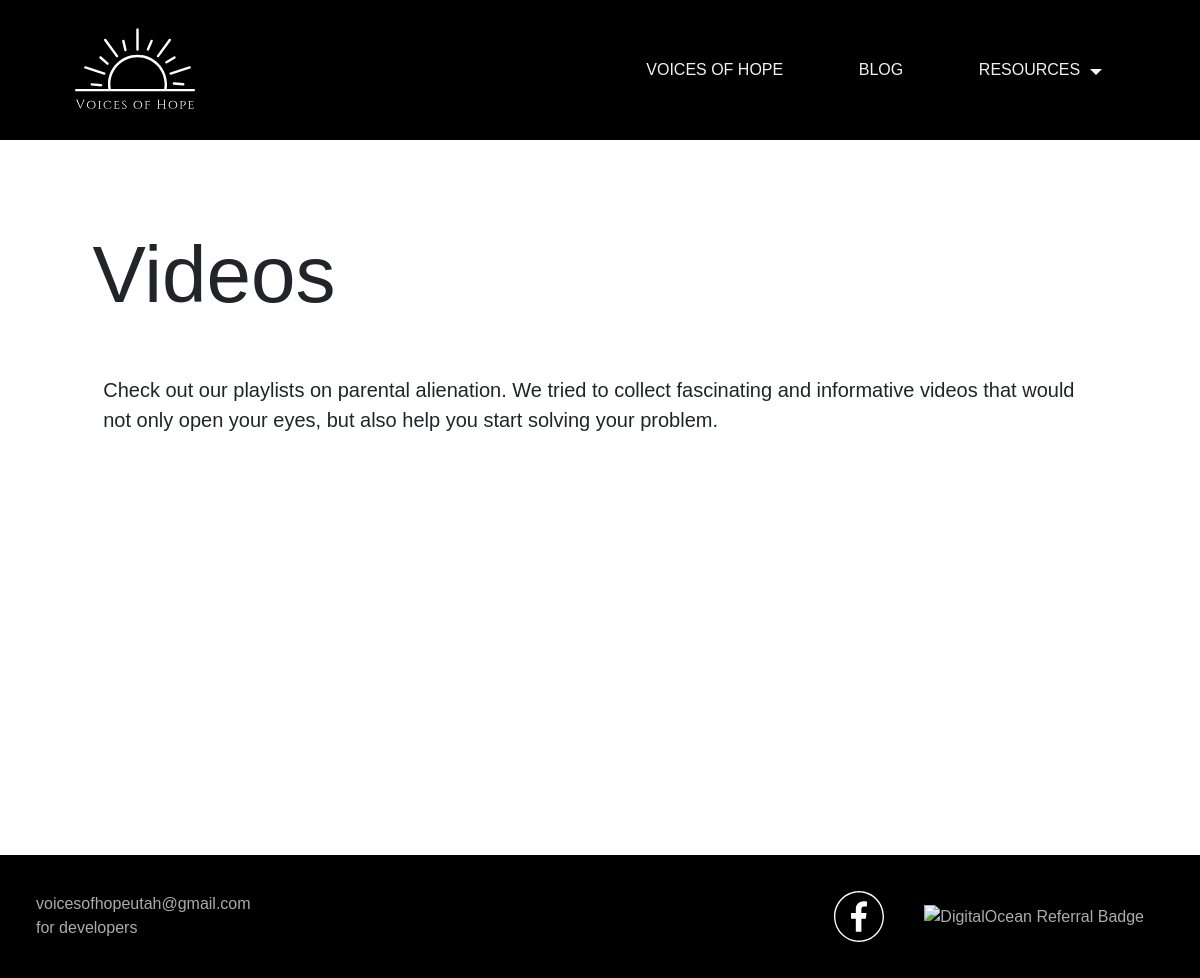
Page /videos on the earlier database version.
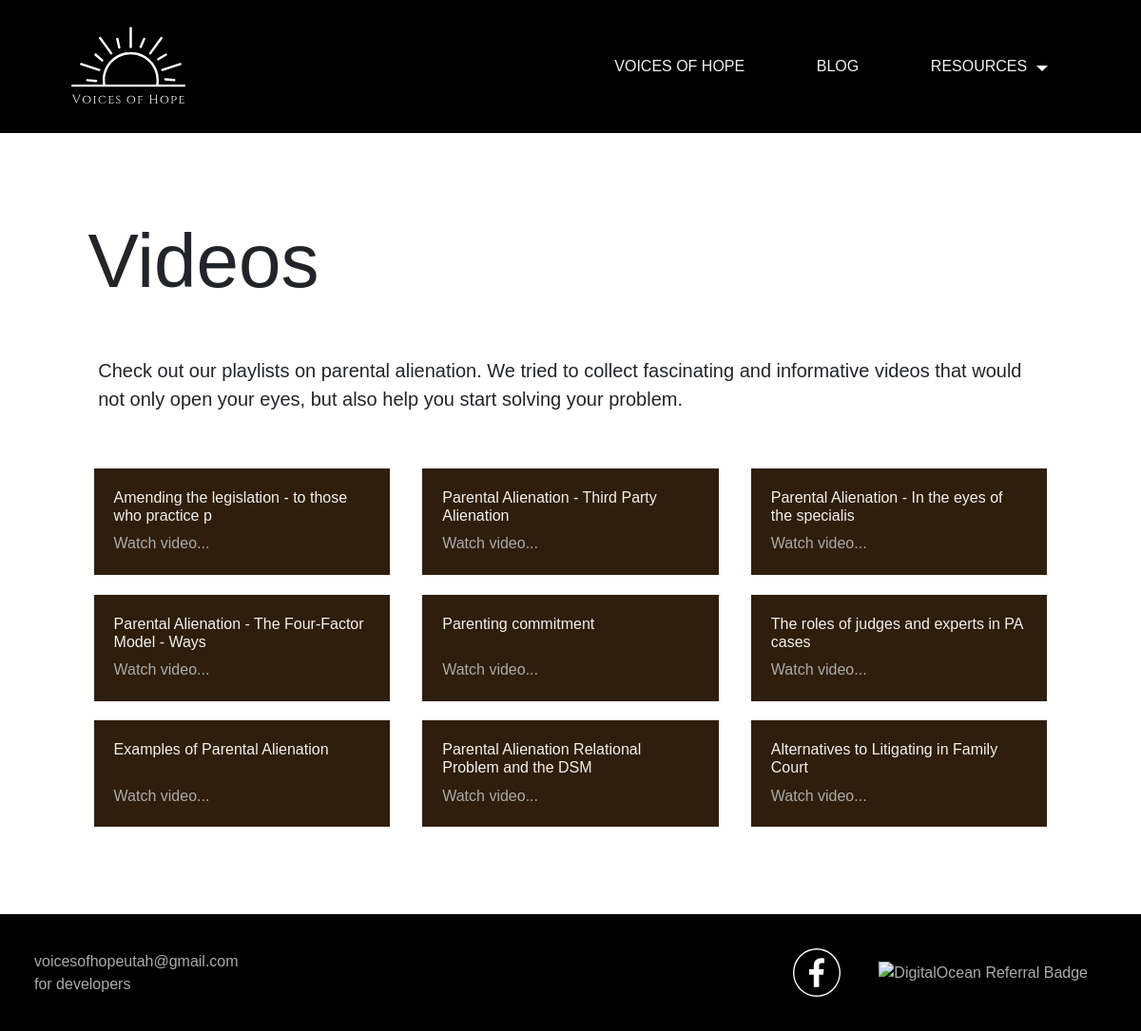
Same page on the later database version.
### core/models.py (models this page shows, shortened)
class VideoLink(models.Model):
    title = models.CharField(max_length=50, verbose_name='Title of video')
    url = models.CharField(max_length=80, verbose_name='Link of video')
    slug = models.SlugField(max_length=50, unique=True, verbose_name='URL')
    class Meta:
        verbose_name = 'Video link'
    def get_absolute_url(self):
        return reverse('videos', kwargs={'video_slug': self.slug })

### core/views.py (the view)
# urls.py: path('videos', views.videos_view, name='videos'),
def videos_view(request, video_slug=None):
    data = {'menu': menu}
    if not video_slug:
        template = f"{videos_path}/videos.html"
        data['title'] = "Resources of Hope"
        return render(request, template, context=data)
    else:
       template = f"{videos_path}/video.html"
       data["title"] = f"Post {video_slug}"
       data['video_slug'] = video_slug
       return render(request, template, context=data)

### core/templatetags/blog_tags.py (called while the page is built)
@register.simple_tag()
def video_posts():
    videos = VideoLink.objects.all()
    return videos

### templates/pages/resources-blocks/videos/videos.html
{% extends "base.html" %}
{% load static %}
{% load blog_tags %}
{% block content %}
<div id="videos-section" class="resources">
    <h1 class="title">Videos</h1>
    <p class="page-description">
        Check out our playlists on parental alienation. We
        tried to collect fascinating and informative
        videos that would not only open your eyes, but also
        help you start solving your problem.
    </p>
    {% video_posts as videos %}
    <div id="videos">
        {% for video in videos %}
        <div class="video b-color">
            <h6 class="second-color">{{ video.title }}</h6>
            <a href="{{ video.get_absolute_url }}">Watch video...</a>
        </div>
        {% endfor %}
    </div>
</div>
{% endblock %}

### templates/base.html (shortened to what this page needs)
<!DOCTYPE html>
<html lang="eng">
<head>
    {% include 'base_part/css.html' %}
</head>
<body>
    <header class="b-second-color">{% include 'base_part/header.html' %}</header>
    <main>
        <div id="content">{% block content %}{% endblock %}</div>
        <div id="footer" class="b-second-color">{% include 'base_part/footer.html' %}</div>
    </main>
</body>
</html>

### templates/base_part/css.html (shortened to what this page needs)
{% load static %}
<link rel="stylesheet"
      href="https://cdn.jsdelivr.net/npm/bootstrap@5.1.3/dist/css/bootstrap.min.css"
>
<link rel="stylesheet" href="{% static 'css/main.css' %}">
<link rel="stylesheet" href="{% static 'css/stories.css' %}">
<link rel="stylesheet" href="{% static 'css/posts.css' %}">
<link rel="stylesheet" href="{% static 'css/resources.css' %}">
<link rel="stylesheet" href="{% static 'css/test.css' %}">
<link rel="stylesheet" href="{% static 'css/style.css' %}">
<link rel="stylesheet" href="{% static 'css/style_min.css' %}">

### templates/base_part/header.html (shortened to what this page needs)
{% load static %}
<div id="nav">
  <a href="/" id="nav-logo"><img src="{% static 'img/logo.svg' %}" alt="logo"></a>
  <div id="nav-bar">
    {% for key, value in menu.items %}
    {% if key != 'RESOURCES' %}
    <a href="{{ value }}" class='navbar-button second-color'>{{ key }}</a>
    {% else %}
    <div class="dropdown navbar-button">
      <a class="dropbtn second-color">{{ key }}</a>
    </div>
    {% endif %}
    {% endfor %}
  </div>
</div>

### templates/base_part/footer.html
{% load static %}
<div id="footer-contacts">
    <a href="mailto::voicesofhopeutah@gmail.com">voicesofhopeutah@gmail.com</a>
    <a href="/developers">for developers</a>
</div>
<div id="footer-social-networks">
    <a href="https://www.facebook.com/LillyJLandikusic">
        <img id='facebook' src="{% static 'img/svg/facebook.svg' %}" alt="">
    </a>
    <a href="https://www.digitalocean.com/?refcode=2248cfa8b285&utm_campaign=Referral_Invite&utm_medium=Referral_Program&utm_source=badge">
        <img src="https://web-platforms.sfo2.digitaloceanspaces.com/WWW/Badge%202.svg" alt="DigitalOcean Referral Badge" />
    </a>
</div>

### static/css/resources.css (style rules this page uses)
.resources { padding: 5%; min-height: 90vh; }
#videos { padding: 2%; display: flex; flex-wrap: wrap; justify-content: space-around; }
.video { width: 30%; margin: 1%; padding: 2%; display: flex; flex-direction: column; justify-content: space-between; }
.video h6 { height: 80%; }

### static/css/style.css (style rules this page uses)
body { font-family: "Cinzel", sans-serif; }
.title { font-size: 80px; padding: 3%; }
.page-description { font-size: 20px; padding: 1% 4%; }
h1 { font-size: x-large; }
p { font-size: 16px; }
a { color: #ababab;text-decoration: none; }
.second-color { color: #F4F1EC; }
.b-color { background-color: #2e1e0b; }
.b-second-color { background-color: black; }
header { width: 100%; height: 140px; position: fixed; z-index: 1; top:0; }
#nav { height: 100%; display: flex; justify-content: space-between; align-items: center; flex-direction: row; padding: 0 5%; }
#nav img { width: 150px; }
#nav-bar { width: 70%; display: flex; justify-content: flex-end; align-items: center; flex-direction: row; }
.navbar-button { padding: 0 5%; }
.dropdown { position: relative; display: inline-block; }
.dropbtn { background-color: transparent; border: none; }
.dropdown .dropbtn::after { content: ""; display: inline-block; margin-left: 10px; width: 0; height: 0; border-left: 6px solid transparent; border-right: 6px solid transparent; border-top: 6px solid white; }
main { margin-top: 135px; display: flex; flex-direction: column; }
#footer { padding: 3%; display: flex; justify-content: space-between; align-items: center; }
#footer-contacts { display: flex; flex-direction: column; }
#footer-social-networks { display: flex; align-items: center; width: 40%; justify-content: flex-end; }
#footer-social-networks a { margin: 0 20px }
#facebook { width: 50px; }

Differences in the rows shown:
added VideoLink: title "Amending the legislation - to those who practice p"
added VideoLink: title "Parental Alienation - Third Party Alienation"
added VideoLink: title "Parental Alienation - In the eyes of the specialis"
added VideoLink: title "Parental Alienation - The Four-Factor Model - Ways"
added VideoLink: title "Parenting commitment"
added VideoLink: title "The roles of judges and experts in PA cases"
added VideoLink: title "Examples of Parental Alienation"
added VideoLink: title "Parental Alienation Relational Problem and the DSM"
added VideoLink: title "Alternatives to Litigating in Family Court"
